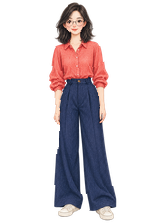
#> input picture docs/assets/project-009-game/lin-jian-idle-01.png, 160 x 224 px, given in place of lin-jian-motion-master-generated-v2.png, which was not available
$ python prepare_motion_master.py
#> lines starting #> are read from the running program, lines starting #| are printed output that depends on the picture; after the words box and inside, x2 and y2 are one past the last pixel; in counts of white or black regions, pixels touching at a corner belong together; pictures that were not available may be replaced by others from this repository, and a replacement may not be noted
from __future__ import annotations

import hashlib
import json
from pathlib import Path

from PIL import Image


ROOT = Path(__file__).resolve().parent
INPUT = ROOT / "input" / "lin-jian-motion-master-generated-v2.png"
WORKSPACE = ROOT / "workspace"
OUTPUT = WORKSPACE / "assets" / "characters" / "lin-jian-motion-master-v1.png"
REPORT = ROOT / "motion-master-audit.json"
CANVAS = (256, 384)
PADDING = 12


def sha256(path: Path) -> str:
    return hashlib.sha256(path.read_bytes()).hexdigest()


def main() -> None:
    source = Image.open(INPUT).convert("RGBA")
#> source is the input picture: PIL image 160x224 RGBA; mean R, G, B, A 32.5, 25, 29, 67.9
    alpha = source.getchannel("A")
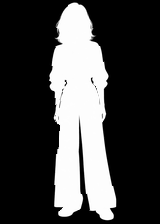
#> alpha: PIL image 160x224 L; min 0, max 255, mean 67.9
    hard_alpha = alpha.point(lambda value: 0 if value < 32 else value)
    source.putalpha(hard_alpha)

    visible = hard_alpha.point(lambda value: 255 if value >= 128 else 0)
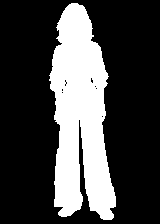
#> visible: PIL image 160x224 L; 26.9% white; 1 white region, box (x1, y1, x2, y2) and area: (49, 3, 116, 220) 9627
    bbox = visible.getbbox()
#> bbox = (49, 3, 116, 220)
    if bbox is None:
        raise SystemExit("motion master has no visible subject")

    crop = source.crop(bbox)
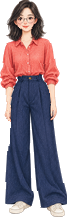
#> crop: PIL image 67x217 RGBA; mean R, G, B, A 79.4, 61.1, 71, 167; transparent parts drawn white
    available = (CANVAS[0] - PADDING * 2, CANVAS[1] - PADDING * 2)
    scale = min(available[0] / crop.width, available[1] / crop.height)
#> scale = 1.66
    resized_size = (
        max(1, round(crop.width * scale)),
        max(1, round(crop.height * scale)),
    )
#> resized_size = (111, 360)
    resized = crop.resize(resized_size, Image.Resampling.LANCZOS)
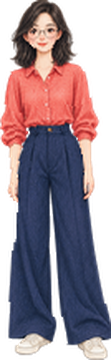
#> resized: PIL image 111x360 RGBA; mean R, G, B, A 79.5, 61.2, 70.9, 167; transparent parts drawn white
    resized_alpha = resized.getchannel("A").point(lambda value: 0 if value < 8 else value)
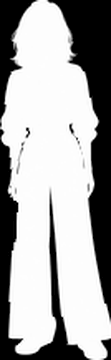
#> resized_alpha: PIL image 111x360 L; min 0, max 255, mean 166.9
    resized.putalpha(resized_alpha)

    canvas = Image.new("RGBA", CANVAS, (0, 0, 0, 0))
#> canvas: PIL image 256x384 RGBA; every value is 0
    offset = ((CANVAS[0] - resized.width) // 2, (CANVAS[1] - resized.height) // 2)
#> offset = (72, 12)
    canvas.alpha_composite(resized, offset)
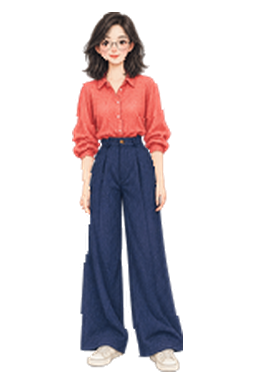
#> canvas: PIL image 256x384 RGBA; mean R, G, B, A 30.6, 23.6, 27.6, 67.9; transparent parts drawn white

    OUTPUT.parent.mkdir(parents=True, exist_ok=True)
    canvas.save(OUTPUT, optimize=False)
    output_alpha = canvas.getchannel("A")
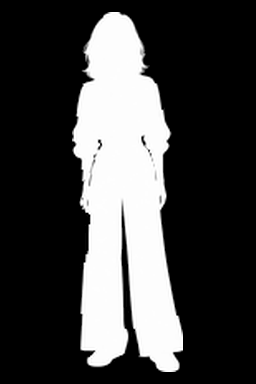
#> output_alpha: PIL image 256x384 L; min 0, max 255, mean 67.9
    report = {
        "schema": "project009-motion-master-audit-v1",
        "source": str(INPUT.relative_to(ROOT)),
        "sourceMode": "generated identity-preserving edit followed by background extraction",
        "sourceSha256": sha256(INPUT),
        "sourceSize": list(source.size),
        "sourceAlphaExtrema": list(alpha.getextrema()),
        "cropBoxAtAlpha128": list(bbox),
        "output": str(OUTPUT.relative_to(ROOT)),
        "outputSha256": sha256(OUTPUT),
        "outputSize": list(canvas.size),
        "outputVisibleBounds": list(output_alpha.getbbox() or ()),
        "outputAlphaExtrema": list(output_alpha.getextrema()),
        "preparation": [
            "reject generated-v1 because it was RGB checkerboard, not transparent",
            "accept generated-v2 because it contains a real RGBA channel",
            "remove only alpha values below 32 before crop",
            "crop at alpha >= 128",
            "Lanczos contain-resize into a 256x384 transparent canvas",
            "clear post-resize alpha values below 8",
        ],
        "boundary": "Image generation prepared the master. Sprite Studio is responsible only for deterministic rig transforms and rendered action frames that consume this master.",
    }
    REPORT.write_text(json.dumps(report, ensure_ascii=False, indent=2) + "\n", encoding="utf-8")
    print(json.dumps(report, ensure_ascii=False, indent=2))
#> (printed output is left out)


if __name__ == "__main__":
    main()
